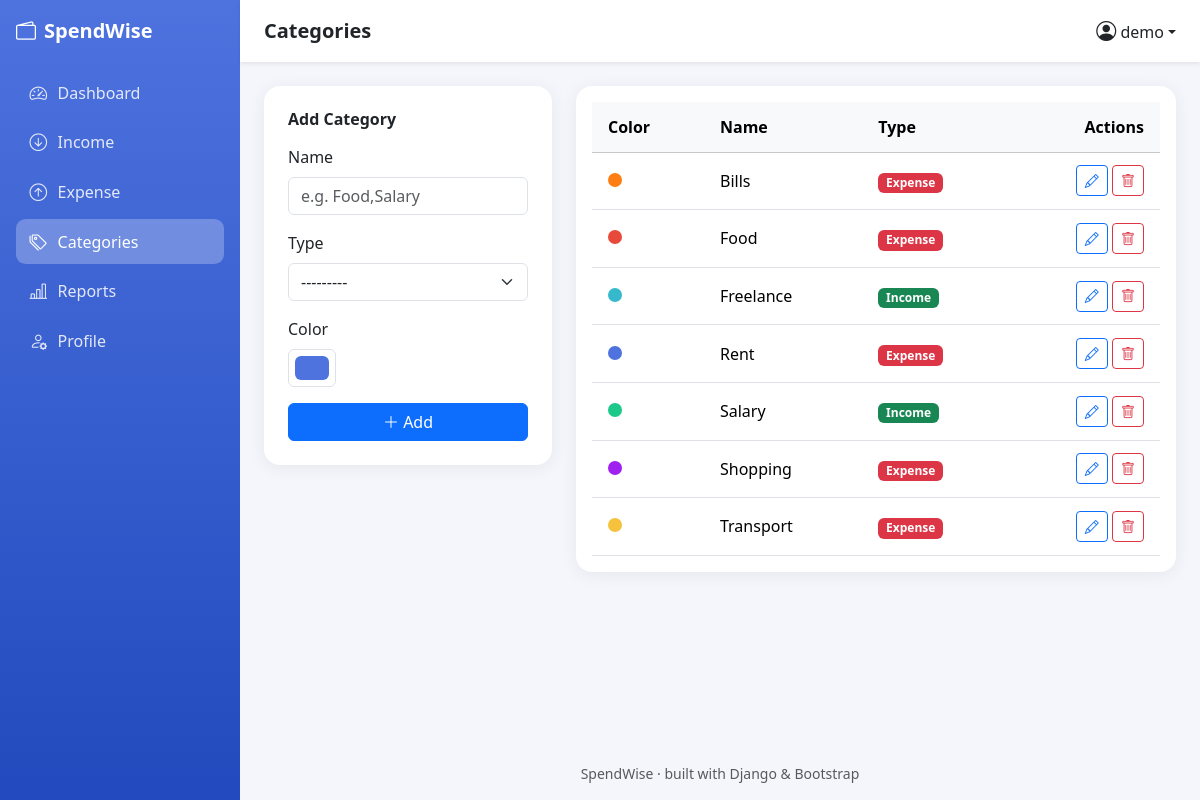
Screenshot of /categories/ (signed in) with the database file from the repository.
### tracker/models.py (models this page shows, shortened)
class Category(models.Model):
    INCOME, EXPENSE = "INCOME", "EXPENSE"
    TYPE_CHOICES = [(INCOME,"Income"), (EXPENSE, "Expense")]
    user = models.ForeignKey(User,on_delete=models.CASCADE,related_name="categories")
    name = models.CharField(max_length=50)
    type = models.CharField(max_length=7, choices=TYPE_CHOICES)
    color = models.CharField(max_length=7,default="#4e73df")
    created_at = models.DateTimeField(auto_now_add=True)
    class Meta:
        unique_together = ('user','name','type')
        ordering = ["name"]

### tracker/views.py (the view)
# urls.py: path("categories/",views.category_list,name="category_list"),
@login_required
def category_list(request):
    if request.method=="POST":
        form=CategoryForm(request.POST)
        if form.is_valid():
            cat=form.save(commit=False)
            cat.user=request.user
            if request.user.categories.filter(name=cat.name,type=cat.type).exists():
                messages.error(request,"You already have a category with name and type")
            else:
                cat.save()
                messages.success(request,"Category addded")
            return redirect("category_list")
    else:
        form=CategoryForm()
    categories=request.user.categories.all()
    return render(request,"tracker/category_list.html",
                    {"categories":categories,"form":form})

### tracker/forms.py
class CategoryForm(forms.ModelForm):
    class Meta:
        model = Category
        fields = ["name","type","color"]
        widgets = {
            "name": forms.TextInput(attrs={"class":"form-control","placeholder":"e.g. Food,Salary"}),
            "type": forms.Select(attrs={"class":"form-select"}),
            "color":forms.TextInput(attrs={"type":"color","class":"form-control form-control-color"}),
        }

### tracker/templates/tracker/category_list.html (shortened to what this page needs)
{% extends "base.html" %}
{% block heading %}Categories{% endblock %}
{% block content %}
<div class="row g-4">
    <div class="col-lg-4"><div class="card p-4">
    <h6 class="fw-semibold mb-3">Add Category</h6>
    <form method="post">{% csrf_token %}
        {% for field in form %}<div class="mb-3">
        <label class="form-label">{{ field.label }}</label>{{ field }}
        </div>{% endfor %}
        <button class="btn btn-primary w-100"><i class="bi bi-plus-lg"></i> Add</button></form>
    </div></div>
    <div class="col-lg-8"><div class="card p-3">
    {% if categories %}
    <table class="table table-hover align-middle mb-0">
        <thead class="table-light"><tr><th>Color</th><th>Name</th><th>Type</th><th class="text-end">Actions</th></tr></thead>
        <tbody>{% for c in categories %}<tr>
        <td><span class="category-dot" style="background: {{ c.color }}"></span></td>
        <td>{{ c.name }}</td>
        <td><span class="badge {% if c.type == 'INCOME' %}bg-success{% else %}bg-danger{% endif %}">{{ c.get_type_display }}</span></td>
        <td class="text-end">
            <a href="{% url 'category_update' c.id %}" class="btn btn-sm btn-outline-primary"><i class="bi bi-pencil"></i></a>
            <a href="{% url 'category_delete' c.id %}" class="btn btn-sm btn-outline-danger"><i class="bi bi-trash"></i></a></td>
        </tr>{% endfor %}</tbody></table>
    {% else %}<div class="empty-state"><i class="bi bi-tags d-block mb-2"></i><p>No categories yet. Add one using the form.</p></div>{% endif %}
    </div></div>
</div>
{% endblock %}

### tracker/templates/base.html (shortened to what this page needs)
{% load static %}
<!doctype html>
<html lang="en">
<head>
    <link href="https://cdn.jsdelivr.net/npm/bootstrap@5.3.3/dist/css/bootstrap.min.css" rel="stylesheet">
    <link href="https://cdn.jsdelivr.net/npm/bootstrap-icons@1.11.3/font/bootstrap-icons.css" rel="stylesheet">
    <link href="{% static 'css/style.css' %}" rel="stylesheet">
</head>
<body>
<div class="d-flex">
    <nav class="sidebar text-white p-3">
    <div class="brand mb-4 d-flex align-items-center gap-2"><i class="bi bi-wallet2"></i><span>SpendWise</span></div>
    {% with url_name=request.resolver_match.url_name %}
    <a href="{% url 'dashboard' %}" class="nav-link {% if url_name == 'dashboard' %}active{% endif %}"><i class="bi bi-speedometer2"></i><span>Dashboard</span></a>
    <a href="{% url 'income' %}" class="nav-link {% if url_name == 'income' %}active{% endif %}"><i class="bi bi-arrow-down-circle"></i><span>Income</span></a>
    <a href="{% url 'expense' %}" class="nav-link {% if url_name == 'expense' %}active{% endif %}"><i class="bi bi-arrow-up-circle"></i><span>Expense</span></a>
    <a href="{% url 'category_list' %}" class="nav-link {% if url_name == 'category_list' %}active{% endif %}"><i class="bi bi-tags"></i><span>Categories</span></a>
    <a href="{% url 'reports' %}" class="nav-link {% if url_name == 'reports' %}active{% endif %}"><i class="bi bi-bar-chart-line"></i><span>Reports</span></a>
    <a href="{% url 'profile' %}" class="nav-link {% if url_name == 'profile' %}active{% endif %}"><i class="bi bi-person-gear"></i><span>Profile</span></a>
    {% endwith %}
    </nav>
    <div class="flex-grow-1 d-flex flex-column" style="min-height:100vh;">
    <nav class="topbar navbar bg-white shadow-sm px-4 d-flex">
        <span class="fw-semibold fs-5">{% block heading %}{% endblock %}</span>
        <div class="dropdown ms-auto">
        <a class="dropdown-toggle text-decoration-none text-dark fw-medium" href="#" data-bs-toggle="dropdown">
            <i class="bi bi-person-circle fs-5"></i> {{ request.user.username }}</a>
        </div>
    </nav>
    <main class="p-4 flex-grow-1">
        {% block content %}{% endblock %}
    </main>
    <footer class="text-center text-muted small py-3">SpendWise &middot; built with Django &amp; Bootstrap</footer>
    </div>
</div>
</body>
</html>

### static/css/style.css (style rules this page uses)
:root { --sw-primary: #4e73df; --sw-primary-dark: #224abe; }
body { background: #f4f6fb; font-family: "Segoe UI", system-ui, Roboto, Arial, sans-serif; }
.sidebar { width: 240px; min-height: 100vh; position: sticky; top: 0; background: linear-gradient(180deg, var(--sw-primary) 0%, var(--sw-primary-dark) 100%); transition: width .2s ease; }
.sidebar .brand { font-weight: 700; font-size: 1.25rem; }
.sidebar .nav-link { color: rgba(255,255,255,.85); border-radius: .6rem; margin-bottom: .25rem; padding: .6rem .85rem; display: flex; align-items: center; gap: .65rem; font-weight: 500; }
.sidebar .nav-link.active { background: rgba(255,255,255,.25); color: #fff; }
.sidebar .nav-link i { font-size: 1.1rem; }
.topbar { min-height: 62px; }
.card { border: none; border-radius: 1rem; box-shadow: 0 .15rem 1rem rgba(58,59,69,.08); }
.category-dot { width: 14px; height: 14px; border-radius: 50%; display: inline-block; }
.table > :not(caption) > * > * { padding: .8rem 1rem; }

### rows the page displays
Category: name "Bills", type "Expense"
Category: name "Food", type "Expense"
Category: name "Freelance", type "Income"
Category: name "Rent", type "Expense"
Category: name "Salary", type "Income"
Category: name "Shopping", type "Expense"
Category: name "Transport", type "Expense"

### other values shown
{{ request.user.username }} "demo"
{{ field.label }} "Name" "Type" "Color"
